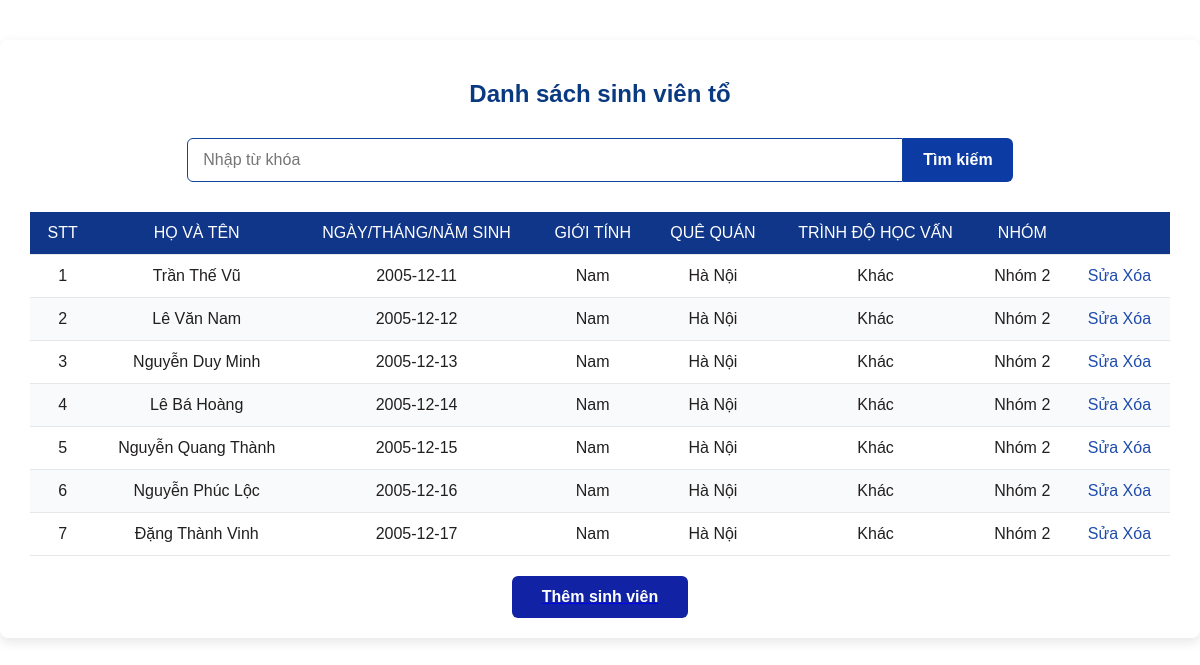
The page / on the database its author committed.
### tables this page shows
CREATE TABLE `table_students` (
  `id` int(11) NOT NULL,
  `fullname` varchar(250) NOT NULL,
  `dob` date NOT NULL,
  `gender` int(11) NOT NULL,
  `hometown` varchar(200) NOT NULL,
  `level` int(11) NOT NULL,
  `group` int(11) NOT NULL
);

### index.php (the view, shortened to what this page needs)
<?php
include "connect.php";
$sql = "SELECT * FROM table_students";
$result = mysqli_query($conn, $sql);
?>
<!DOCTYPE html>
<html lang="vi">
<head>
  <link rel="stylesheet" href="style.css">
</head>
<body>
  <div class="container">
    <h2>Danh sách sinh viên tổ</h2>
    <form action="search.php" method="get" class="search">
      <input type="text" id="search" name="search" placeholder="Nhập từ khóa" required>
      <button type="submit" name="find">Tìm kiếm</button>
    </form>
    <table class="student-table">
      <thead>
        <tr>
          <th>STT</th>
          <th>Họ và tên</th>
          <th>Ngày/tháng/năm sinh</th>
          <th>Giới tính</th>
          <th>Quê quán</th>
          <th>Trình độ học vấn</th>
          <th>Nhóm</th>
          <th></th>
        </tr>
      </thead>
      <tbody>
        <?php
        if (mysqli_num_rows($result) > 0) {
          while ($row = mysqli_fetch_array($result)) {
        ?>
            <tr>
              <td><?php echo $row['id']; ?></td>
              <td><?php echo $row['fullname']; ?></td>
              <td><?php echo $row['dob']; ?></td>
              <td> <?php
                    if ($row['gender'] == 1) {
                      echo 'Nam';
                    } else {
                      echo 'Nữ';
                    }
                    ?>
              </td>
              <td><?php echo $row['hometown']; ?></td>
              <td>
                <?php
                switch ($row['level']) {
                  default:
                    echo 'Khác';
                }
                ?>
              </td>
              <td><?php echo "Nhóm " . $row['group']; ?></td>
              <td>
                <a href="edit.php?id=<?php echo $row['id']; ?>">Sửa</a>
                <a href="delete.php?id=<?php echo $row['id']; ?>" onclick="confirm('Bạn có chắc chắn muốn xóa?');">Xóa</a>
              </td>
            </tr>
          <?php
          }
        } else {
          ?>
          <tr>
            <td colspan="8"></td>
          </tr>
        <?php
        }
        ?>
      </tbody>
    </table>
    <a href="add.php" class="add-button">
      <button>Thêm sinh viên</button>
    </a>
  </div>
</body>
</html>

### style.css (style rules this page uses)
body { font-family: 'Arial', sans-serif; background-color: #ffffff; margin: 0; padding: 0; color: #221f1f; }
.container { max-width: 1200px; margin: 40px auto; background: #ffffff; padding: 20px 30px; border-radius: 8px; box-shadow: 0 4px 12px rgba(0, 0, 0, 0.1); }
h2 { text-align: center; color: #093980; margin-bottom: 30px; font-size: 24px; }
.search { display: flex; justify-content: Center; margin-bottom: 30px; }
.search input { width: 60%; padding: 12px 15px; border: 1px solid #0e469b; border-radius: 6px 0 0 6px; outline: none; font-size: 16px; transition: all 0.3s ease-in-out; }
.search button { padding: 12px 20px; border: none; background-color: #0c3ca3; color: white; font-size: 16px; font-weight: bold; border-radius: 0 6px 6px 0; cursor: pointer; transition: background-color 0.3s ease-in-out; }
.student-table { width: 100%; border-collapse: collapse; margin-bottom: 20px; font-size: 16px; }
.student-table th, .student-table td { text-align: center; padding: 12px 15px; border-bottom: 1px solid #e5e7eb; }
.student-table th { background-color: #103689; color: white; text-transform: uppercase; font-weight: 500; }
.student-table tr:nth-child(even) { background-color: #f9fafb; }
.student-table td a { text-decoration: none; color: #1e4bac; font-weight: 500; transition: color 0.3s ease-in-out; }
.add-button { display: flex; justify-content: center; margin-top: 20px; }
.add-button button { background-color: #1122a4; color: white; font-size: 16px; font-weight: bold; border: none; padding: 12px 30px; border-radius: 6px; cursor: pointer; transition: background-color 0.3s ease-in-out; }

### rows shown on the page
table_students: id "1", fullname "Trần Thế Vũ", dob "2005-12-11", gender "Nam", hometown "Hà Nội", level "Khác", group "2"
table_students: id "2", fullname "Lê Văn Nam", dob "2005-12-12", gender "Nam", hometown "Hà Nội", level "Khác", group "2"
table_students: id "3", fullname "Nguyễn Duy Minh", dob "2005-12-13", gender "Nam", hometown "Hà Nội", level "Khác", group "2"
table_students: id "4", fullname "Lê Bá Hoàng", dob "2005-12-14", gender "Nam", hometown "Hà Nội", level "Khác", group "2"
table_students: id "5", fullname "Nguyễn Quang Thành", dob "2005-12-15", gender "Nam", hometown "Hà Nội", level "Khác", group "2"
table_students: id "6", fullname "Nguyễn Phúc Lộc", dob "2005-12-16", gender "Nam", hometown "Hà Nội", level "Khác", group "2"
table_students: id "7", fullname "Đặng Thành Vinh", dob "2005-12-17", gender "Nam", hometown "Hà Nội", level "Khác", group "2"
